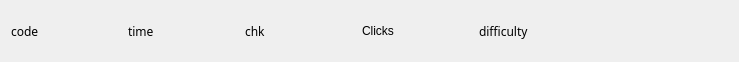
<?xml version="1.0" encoding="UTF-8"?>
<ui version="4.0">
 <class>levels</class>
 <widget class="QWidget" name="levels">
  <property name="geometry">
   <rect>
    <x>0</x>
    <y>0</y>
    <width>739</width>
    <height>58</height>
   </rect>
  </property>
  <property name="windowTitle">
   <string>Form</string>
  </property>
  <layout class="QHBoxLayout" name="horizontalLayout">
   <item>
    <widget class="QLabel" name="label0">
     <property name="font">
      <font>
       <family>Courier Prime</family>
      </font>
     </property>
     <property name="text">
      <string>code</string>
     </property>
    </widget>
   </item>
   <item>
    <widget class="QLabel" name="label1">
     <property name="font">
      <font>
       <family>Courier Prime</family>
      </font>
     </property>
     <property name="text">
      <string>time</string>
     </property>
    </widget>
   </item>
   <item>
    <widget class="QLabel" name="label2">
     <property name="font">
      <font>
       <family>Courier Prime</family>
      </font>
     </property>
     <property name="text">
      <string>chk</string>
     </property>
    </widget>
   </item>
   <item>
    <widget class="QLabel" name="label3">
     <property name="text">
      <string>Clicks</string>
     </property>
    </widget>
   </item>
   <item>
    <widget class="QLabel" name="label4">
     <property name="font">
      <font>
       <family>Courier Prime</family>
      </font>
     </property>
     <property name="text">
      <string>difficulty</string>
     </property>
    </widget>
   </item>
   <item>
    <widget class="QPushButton" name="action0">
     <property name="minimumSize">
      <size>
       <width>40</width>
       <height>40</height>
      </size>
     </property>
     <property name="maximumSize">
      <size>
       <width>40</width>
       <height>40</height>
      </size>
     </property>
     <property name="text">
      <string/>
     </property>
     <property name="icon">
      <iconset theme="download"/>
     </property>
     <property name="flat">
      <bool>true</bool>
     </property>
    </widget>
   </item>
   <item>
    <widget class="QPushButton" name="action1">
     <property name="minimumSize">
      <size>
       <width>40</width>
       <height>40</height>
      </size>
     </property>
     <property name="maximumSize">
      <size>
       <width>40</width>
       <height>40</height>
      </size>
     </property>
     <property name="text">
      <string/>
     </property>
     <property name="icon">
      <iconset theme="download"/>
     </property>
     <property name="flat">
      <bool>true</bool>
     </property>
    </widget>
   </item>
   <item>
    <widget class="QPushButton" name="action2">
     <property name="minimumSize">
      <size>
       <width>40</width>
       <height>40</height>
      </size>
     </property>
     <property name="maximumSize">
      <size>
       <width>40</width>
       <height>40</height>
      </size>
     </property>
     <property name="text">
      <string/>
     </property>
     <property name="icon">
      <iconset theme="download"/>
     </property>
     <property name="flat">
      <bool>true</bool>
     </property>
    </widget>
   </item>
  </layout>
 </widget>
 <resources/>
 <connections/>
</ui>
